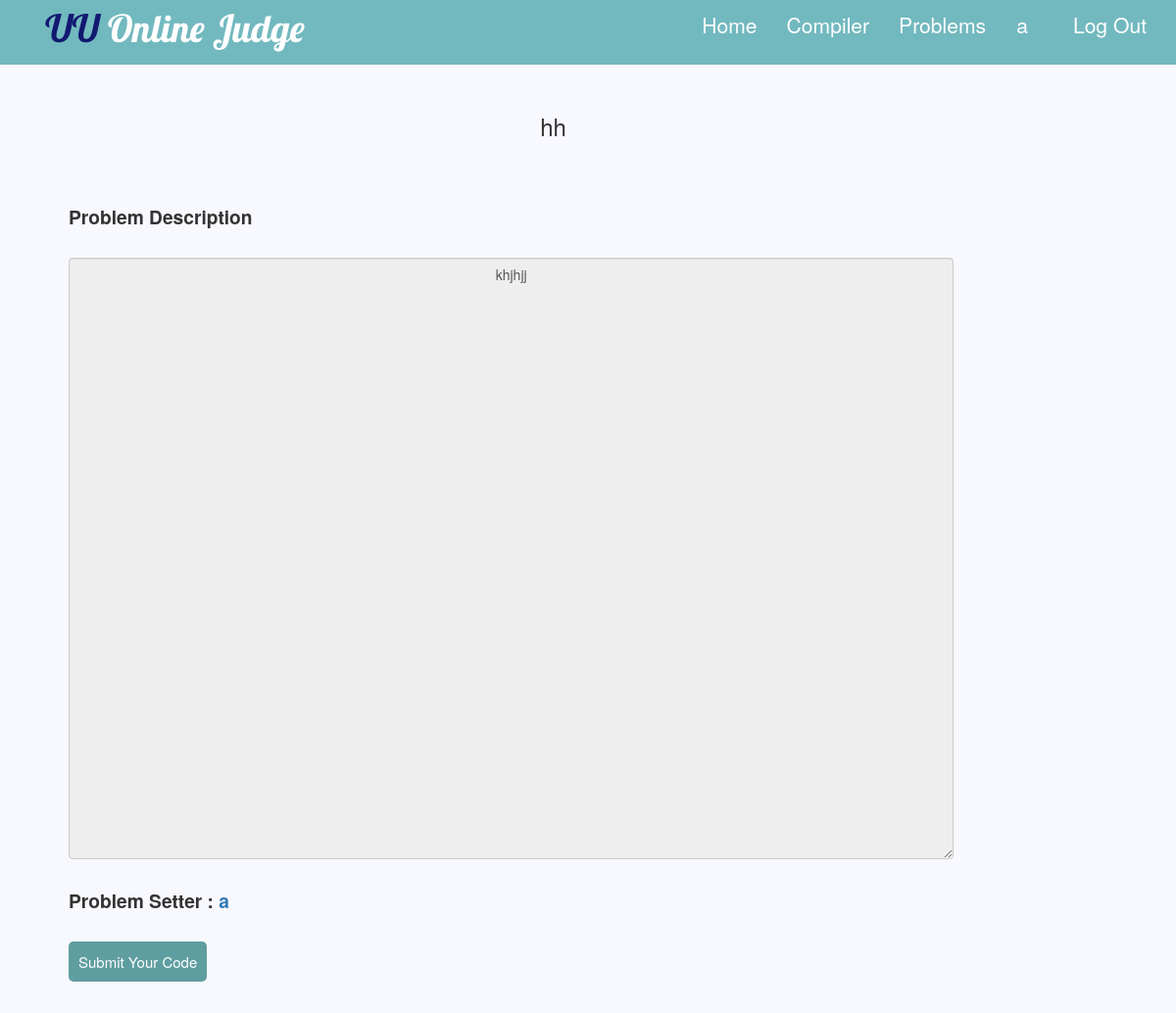
/description.php?id=47 (signed in), run on the app's committed database.
### tables this page shows
CREATE TABLE `archieve` (
  `id` int(11) NOT NULL,
  `pbname` varchar(100) DEFAULT NULL,
  `pbdes` text NOT NULL,
  `pbauthor` varchar(90) DEFAULT NULL,
  `tc` mediumtext NOT NULL,
  `output` mediumtext NOT NULL,
  `uoutput` mediumtext NOT NULL
);

### description.php (the view, shortened to what this page needs)
<!DOCTYPE html>
<html>
<head>
        <link rel="stylesheet" href="css/bootstrap.min.css">
        <link rel="stylesheet" href="css/font-awesome.min.css">
        <link rel="stylesheet" href="css/normalize.css">
        <link rel="stylesheet" href="css/main.css">
        <link rel="stylesheet" href="css/style.css">
</head>
<body>
<div class="main">
<?php
require_once("Header.php");
?>
<?php
require_once("config.php");
if($_GET['id'])
{
  $problemid=$_GET['id'];
}
if(isset($_GET['name']))
{
	$problem=$_GET['name'];
	$sql="SELECT * FROM archieve WHERE pbname='$problem'";
}
else
{
  $sql="SELECT * FROM archieve WHERE id='$problemid'";
}
$sq=mysqli_query($con,$sql);
$row=mysqli_fetch_array($sq);
echo "
<div class=\"row log\">
<div class=\"col-sm-10\">
<div class=\"\"><h3 style=\"text-align:center;\">$row[pbname]</h3></div>
</div>
<div class=\"col-sm-1\">
</div>
<div class=\"col-sm-1\">
</div>
</div>";
echo "
<div class=\"row cspace\">
<div class=\"col-sm-10\">
<b>Problem Description</b><br><br><textarea class=\"form-control\" rows=\"30\" cols=\"100\" readonly>$row[pbdes]</textarea><br>";
echo "<b>Problem Setter : <a href=\"profile.php?user=$row[pbauthor]\">$row[pbauthor]</a></b><br><br>";
echo "<a class=\"btn btn-success\" href=\"submit.php?id=$row[id]\">Submit Your Code</a></div>";
?>
<div class="col-sm-2">
</div>
</div>
<br><br><br>
</div>
</body>
</html>

### css/main.css (style rules this page uses)
html { color: #222; font-size: 1em; line-height: 1.4; }
textarea { resize: vertical; }

### css/style.css (style rules this page uses)
* { box-sizing: border-box; }
body { padding: 0px; margin: 0px; background: #f6f6f6f6; }
* { margin: 0px; padding: 0px; }
body { font-size: 120%; background: #F8F8FF; }
.btn { padding: 10px; font-size: 15px; color: white; background: #5F9EA0; border: none; border-radius: 5px; }
.form-control { text-align: center; }
.log { margin-left:100px; margin-top:30px; }
.cspace { margin-top: 50px; margin-left:50px; margin-right:20px; padding:5px; overflow: hidden; }

### data on the page
archieve: pbname "hh", pbdes "khjhjj", pbauthor "a"

### other printed values
$username "a"
